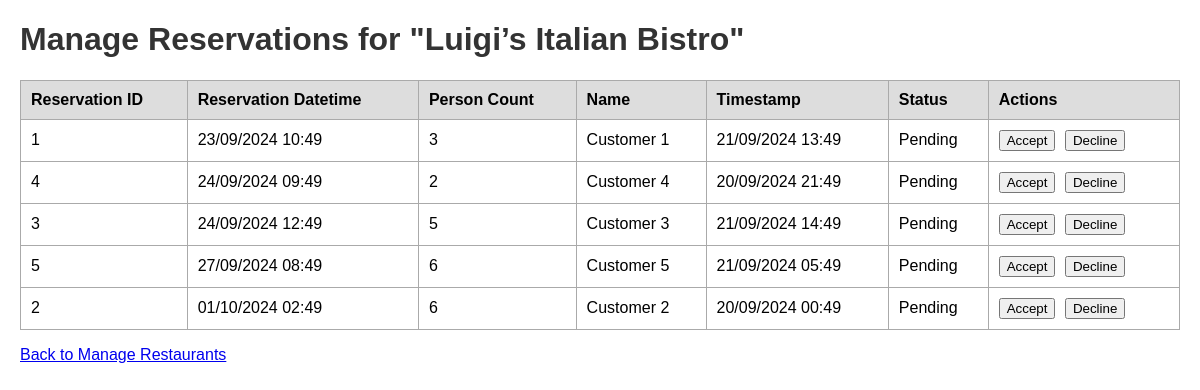
Before: /restaurants/1/reservations with the older database file.
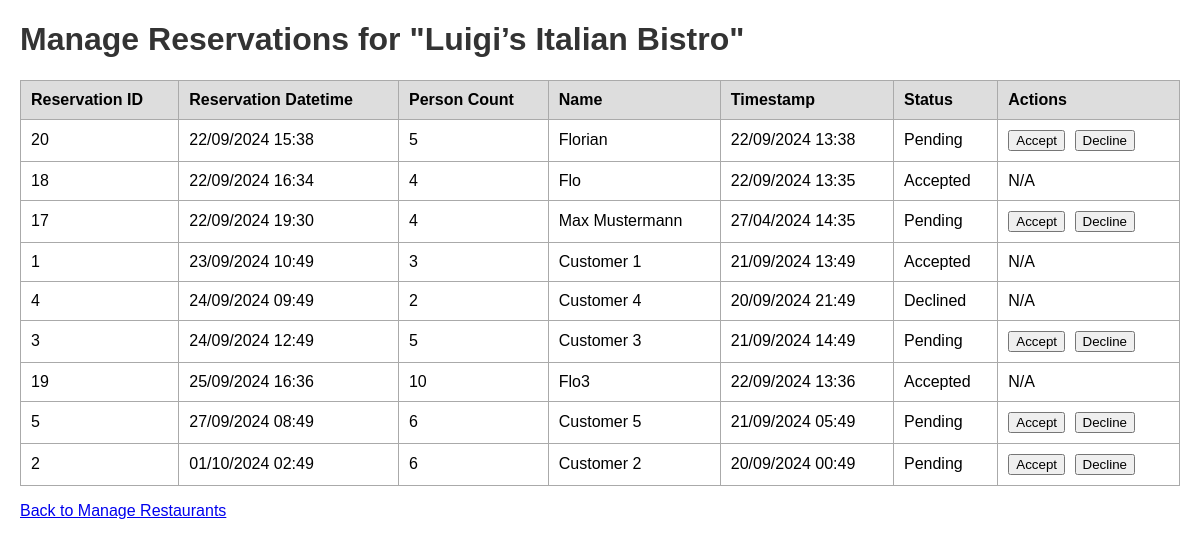
After: the same page with the newer database file.
### app/models.py (models this page shows, shortened)
class Restaurant(db.Model):
    __tablename__ = 'restaurants'  # Ensure plural
    id = db.Column(db.Integer, primary_key=True)
    name = db.Column(db.String(128), nullable=False)
    address = db.Column(db.String(256), nullable=False)
    phone_number = db.Column(db.String(20), nullable=False)
    description = db.Column(db.Text(), nullable=True)
    manager_id = db.Column(db.Integer, db.ForeignKey('users.id'), nullable=False)
    categories = db.relationship('Category', secondary='restaurant_categories', back_populates='restaurants')
    reservations = db.relationship('Reservation', back_populates='restaurant', cascade='all, delete-orphan')

class Reservation(db.Model):
    __tablename__ = 'reservations'  # Ensure plural
    id = db.Column(db.Integer, primary_key=True)  # reservationID
    reservation_datetime = db.Column(db.DateTime, nullable=False)  # reservationDatetime
    timestamp = db.Column(db.DateTime, default=datetime.utcnow, nullable=False)  # timestamp
    person_count = db.Column(db.Integer, nullable=False)  # personCount
    restaurant_id = db.Column(db.Integer, db.ForeignKey('restaurants.id'), nullable=False)  # restaurantId
    name = db.Column(db.String(100), nullable=False)  # name
    status = db.Column(db.String(20), nullable=False, default='pending')  # status
    restaurant = db.relationship('Restaurant', back_populates='reservations')

### app/main/routes.py (the view)
@bp.route('/restaurants/<int:restaurant_id>/reservations', methods=['GET', 'POST'])
def manage_reservations(restaurant_id):
    restaurant = Restaurant.query.get_or_404(restaurant_id)
    now = datetime.now()
    reservations = Reservation.query.filter(
        Reservation.restaurant_id == restaurant_id,
        Reservation.reservation_datetime >= now,
        Reservation.status.in_(['pending', 'accepted', 'declined'])
    ).order_by(Reservation.reservation_datetime.asc()).all()
    return render_template('manage_reservations.html', restaurant=restaurant, reservations=reservations)

### app/templates/manage_reservations.html (shortened to what this page needs)
<!DOCTYPE html>
<html lang="en">
<head>
</head>
<body>
    <h1>Manage Reservations for "{{ restaurant.name }}"</h1>
    <table>
        <thead>
            <tr>
                <th>Reservation ID</th>
                <th>Reservation Datetime</th>
                <th>Person Count</th>
                <th>Name</th>
                <th>Timestamp</th>
                <th>Status</th>
                <th>Actions</th>
            </tr>
        </thead>
        <tbody>
            {% for reservation in reservations %}
                <tr>
                    <td>{{ reservation.id }}</td>
                    <td>{{ reservation.reservation_datetime.strftime('%d/%m/%Y %H:%M') }}</td>
                    <td>{{ reservation.person_count }}</td>
                    <td>{{ reservation.name }}</td>
                    <td>{{ reservation.timestamp.strftime('%d/%m/%Y %H:%M') }}</td>
                    <td>{{ reservation.status.capitalize() }}</td>
                    <td class="action-buttons">
                        {% if reservation.status == 'pending' %}
                            <form method="POST" action="{{ url_for('main.update_reservation_status_html', reservation_id=reservation.id) }}" style="display:inline;">
                                <button type="submit">Accept</button>
                            </form>
                            <form method="POST" action="{{ url_for('main.update_reservation_status_html', reservation_id=reservation.id) }}" style="display:inline;">
                                <button type="submit">Decline</button>
                            </form>
                        {% else %}
                            N/A
                        {% endif %}
                    </td>
                </tr>
            {% else %}
                <tr>
                    <td colspan="7">No upcoming reservations.</td>
                </tr>
            {% endfor %}
        </tbody>
    </table>
    <p><a href="{{ url_for('main.manage_restaurants') }}">Back to Manage Restaurants</a></p>
</body>
</html>

### app/templates/manage_reservations.html (style rules this page uses)
body { font-family: Arial, sans-serif; margin: 20px; }
h1 { color: #333; }
table { width: 100%; border-collapse: collapse; margin-top: 20px; }
th, td { border: 1px solid #aaa; padding: 10px; text-align: left; }
th { background-color: #ddd; }
.action-buttons button { margin-right: 5px; }

Changed rows visible on the page:
added Reservation: id "20", reservation_datetime "22/09/2024 15:38", person_count "5", name "Florian", timestamp "22/09/2024 13:38", status "Pending"
added Reservation: id "18", reservation_datetime "22/09/2024 16:34", person_count "4", name "Flo", timestamp "22/09/2024 13:35", status "Accepted", shows "N/A"
added Reservation: id "17", reservation_datetime "22/09/2024 19:30", person_count "4", name "Max Mustermann", timestamp "27/04/2024 14:35", status "Pending"
changed Reservation "Customer 1": status "Pending" → "Accepted"; status "Accept Decline" → "N/A"
changed Reservation "Customer 4": status "Pending" → "Declined"; status "Accept Decline" → "N/A"
added Reservation: id "19", reservation_datetime "25/09/2024 16:36", person_count "10", name "Flo3", timestamp "22/09/2024 13:36", status "Accepted", shows "N/A"
